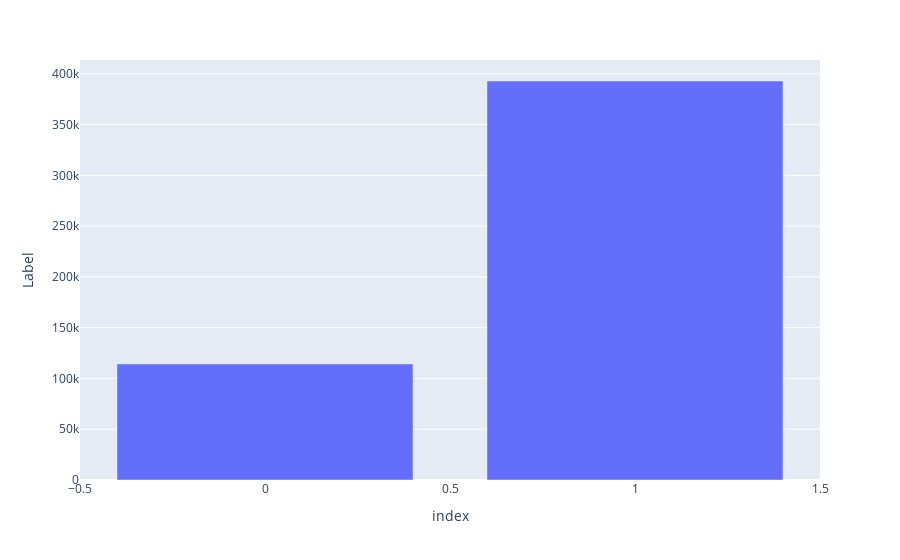

The cell this chart's notebook holds for it:
### Code cell
label_counter = pd.DataFrame(urls_df.Label.value_counts())
print(label_counter.Label)
fig = px.bar(label_counter, x=label_counter.index, y=label_counter.Label)
fig.show()

### Figure 1 — Plotly figure (JSON) as saved in the notebook; plotly's stock layout.template omitted (floating-point values rounded to 4 significant figures)
{"data": [{"alignmentgroup": "True", "hovertemplate": "index=%{x}<br>Label=%{y}<extra></extra>", "legendgroup": "", "marker": {"color": "#636efa", "pattern": {"shape": ""}}, "name": "", "offsetgroup": "", "orientation": "v", "showlegend": false, "textposition": "auto", "type": "bar", "x": [1, 0], "xaxis": "x", "y": [392897, 114299], "yaxis": "y"}], "layout": {"barmode": "relative", "legend": {"tracegroupgap": 0}, "margin": {"t": 60}, "xaxis": {"anchor": "y", "domain": [0, 1], "title": {"text": "index"}}, "yaxis": {"anchor": "x", "domain": [0, 1], "title": {"text": "Label"}}}}
